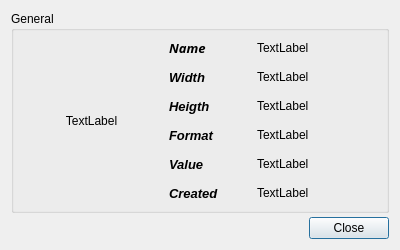
<?xml version="1.0" encoding="UTF-8"?>
<ui version="4.0">
 <class>ImagePrpertiesDialog</class>
 <widget class="QDialog" name="ImagePrpertiesDialog">
  <property name="geometry">
   <rect>
    <x>0</x>
    <y>0</y>
    <width>400</width>
    <height>250</height>
   </rect>
  </property>
  <property name="sizePolicy">
   <sizepolicy hsizetype="Fixed" vsizetype="Fixed">
    <horstretch>0</horstretch>
    <verstretch>0</verstretch>
   </sizepolicy>
  </property>
  <property name="minimumSize">
   <size>
    <width>400</width>
    <height>250</height>
   </size>
  </property>
  <property name="maximumSize">
   <size>
    <width>400</width>
    <height>250</height>
   </size>
  </property>
  <property name="windowTitle">
   <string>Original image properties</string>
  </property>
  <property name="modal">
   <bool>true</bool>
  </property>
  <layout class="QVBoxLayout" name="verticalLayout">
   <property name="spacing">
    <number>4</number>
   </property>
   <item>
    <widget class="QGroupBox" name="groupBox">
     <property name="title">
      <string>General</string>
     </property>
     <property name="flat">
      <bool>false</bool>
     </property>
     <layout class="QHBoxLayout" name="horizontalLayout_2">
      <property name="spacing">
       <number>5</number>
      </property>
      <property name="leftMargin">
       <number>5</number>
      </property>
      <property name="topMargin">
       <number>5</number>
      </property>
      <property name="rightMargin">
       <number>5</number>
      </property>
      <property name="bottomMargin">
       <number>5</number>
      </property>
      <item>
       <layout class="QHBoxLayout" name="horizontalLayout" stretch="7,4,6">
        <item>
         <widget class="QLabel" name="prop_img_lbl">
          <property name="text">
           <string>TextLabel</string>
          </property>
          <property name="alignment">
           <set>Qt::AlignCenter</set>
          </property>
         </widget>
        </item>
        <item>
         <layout class="QVBoxLayout" name="verticalLayout_2">
          <item>
           <widget class="QLabel" name="label_2">
            <property name="font">
             <font>
              <family>Sans Serif</family>
              <pointsize>10</pointsize>
              <weight>75</weight>
              <italic>true</italic>
              <bold>true</bold>
              <kerning>true</kerning>
             </font>
            </property>
            <property name="text">
             <string>Name</string>
            </property>
            <property name="textFormat">
             <enum>Qt::AutoText</enum>
            </property>
            <property name="wordWrap">
             <bool>false</bool>
            </property>
            <property name="openExternalLinks">
             <bool>false</bool>
            </property>
            <property name="textInteractionFlags">
             <set>Qt::NoTextInteraction</set>
            </property>
           </widget>
          </item>
          <item>
           <widget class="QLabel" name="label_3">
            <property name="font">
             <font>
              <pointsize>10</pointsize>
              <weight>75</weight>
              <italic>true</italic>
              <bold>true</bold>
             </font>
            </property>
            <property name="text">
             <string>Width</string>
            </property>
           </widget>
          </item>
          <item>
           <widget class="QLabel" name="label_4">
            <property name="font">
             <font>
              <pointsize>10</pointsize>
              <weight>75</weight>
              <italic>true</italic>
              <bold>true</bold>
             </font>
            </property>
            <property name="text">
             <string>Heigth</string>
            </property>
           </widget>
          </item>
          <item>
           <widget class="QLabel" name="label_5">
            <property name="font">
             <font>
              <pointsize>10</pointsize>
              <weight>75</weight>
              <italic>true</italic>
              <bold>true</bold>
             </font>
            </property>
            <property name="text">
             <string>Format</string>
            </property>
           </widget>
          </item>
          <item>
           <widget class="QLabel" name="label_6">
            <property name="font">
             <font>
              <pointsize>10</pointsize>
              <weight>75</weight>
              <italic>true</italic>
              <bold>true</bold>
             </font>
            </property>
            <property name="text">
             <string>Value</string>
            </property>
           </widget>
          </item>
          <item>
           <widget class="QLabel" name="label_7">
            <property name="font">
             <font>
              <pointsize>10</pointsize>
              <weight>75</weight>
              <italic>true</italic>
              <bold>true</bold>
             </font>
            </property>
            <property name="text">
             <string>Created</string>
            </property>
           </widget>
          </item>
         </layout>
        </item>
        <item>
         <layout class="QVBoxLayout" name="verticalLayout_4">
          <item>
           <widget class="QLabel" name="prop_name_lbl">
            <property name="text">
             <string>TextLabel</string>
            </property>
           </widget>
          </item>
          <item>
           <widget class="QLabel" name="prop_width_lbl">
            <property name="text">
             <string>TextLabel</string>
            </property>
           </widget>
          </item>
          <item>
           <widget class="QLabel" name="prop_heigth_lbl">
            <property name="text">
             <string>TextLabel</string>
            </property>
           </widget>
          </item>
          <item>
           <widget class="QLabel" name="prop_format_lbl">
            <property name="text">
             <string>TextLabel</string>
            </property>
           </widget>
          </item>
          <item>
           <widget class="QLabel" name="prop_value_lbl">
            <property name="text">
             <string>TextLabel</string>
            </property>
           </widget>
          </item>
          <item>
           <widget class="QLabel" name="prop_date_lbl">
            <property name="text">
             <string>TextLabel</string>
            </property>
           </widget>
          </item>
         </layout>
        </item>
       </layout>
      </item>
     </layout>
    </widget>
   </item>
   <item>
    <widget class="QDialogButtonBox" name="buttonBox">
     <property name="orientation">
      <enum>Qt::Horizontal</enum>
     </property>
     <property name="standardButtons">
      <set>QDialogButtonBox::Close</set>
     </property>
    </widget>
   </item>
  </layout>
 </widget>
 <resources/>
 <connections>
  <connection>
   <sender>buttonBox</sender>
   <signal>accepted()</signal>
   <receiver>ImagePrpertiesDialog</receiver>
   <slot>accept()</slot>
   <hints>
    <hint type="sourcelabel">
     <x>248</x>
     <y>254</y>
    </hint>
    <hint type="destinationlabel">
     <x>157</x>
     <y>274</y>
    </hint>
   </hints>
  </connection>
  <connection>
   <sender>buttonBox</sender>
   <signal>rejected()</signal>
   <receiver>ImagePrpertiesDialog</receiver>
   <slot>reject()</slot>
   <hints>
    <hint type="sourcelabel">
     <x>316</x>
     <y>260</y>
    </hint>
    <hint type="destinationlabel">
     <x>286</x>
     <y>274</y>
    </hint>
   </hints>
  </connection>
 </connections>
</ui>
